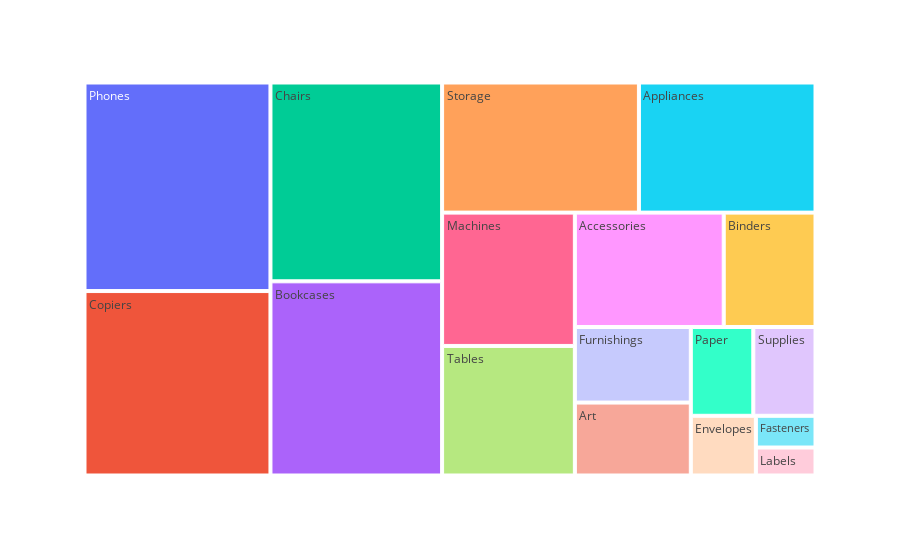

Notebook code for this chart:
### Markdown cell above
In short, everything is summarized in this graph.

### Code cell
fig=px.treemap(df,path=["Sub-Category"],values='Sales')
fig

### Figure 1 — Plotly figure (JSON) as saved in the notebook; plotly's stock layout.template omitted (floating-point values rounded to 4 significant figures)
{"data": [{"branchvalues": "total", "domain": {"x": [0, 1], "y": [0, 1]}, "hovertemplate": "labels=%{label}<br>Sales=%{value}<br>parent=%{parent}<br>id=%{id}<extra></extra>", "ids": ["Accessories", "Appliances", "Art", "Binders", "Bookcases", "Chairs", "Copiers", "Envelopes", "Fasteners", "Furnishings", "Labels", "Machines", "Paper", "Phones", "Storage", "Supplies", "Tables"], "labels": ["Accessories", "Appliances", "Art", "Binders", "Bookcases", "Chairs", "Copiers", "Envelopes", "Fasteners", "Furnishings", "Labels", "Machines", "Paper", "Phones", "Storage", "Supplies", "Tables"], "name": "", "parents": ["", "", "", "", "", "", "", "", "", "", "", "", "", "", "", "", ""], "type": "treemap", "values": [749200.0, 1011000.0, 372100.0, 461900.0, 1467000.0, 1502000.0, 1509000.0, 170900.0, 83240.0, 385600.0, 73400.0, 779100.0, 244300.0, 1707000.0, 1127000.0, 243100.0, 757000.0]}], "layout": {"legend": {"tracegroupgap": 0}, "margin": {"t": 60}}}
